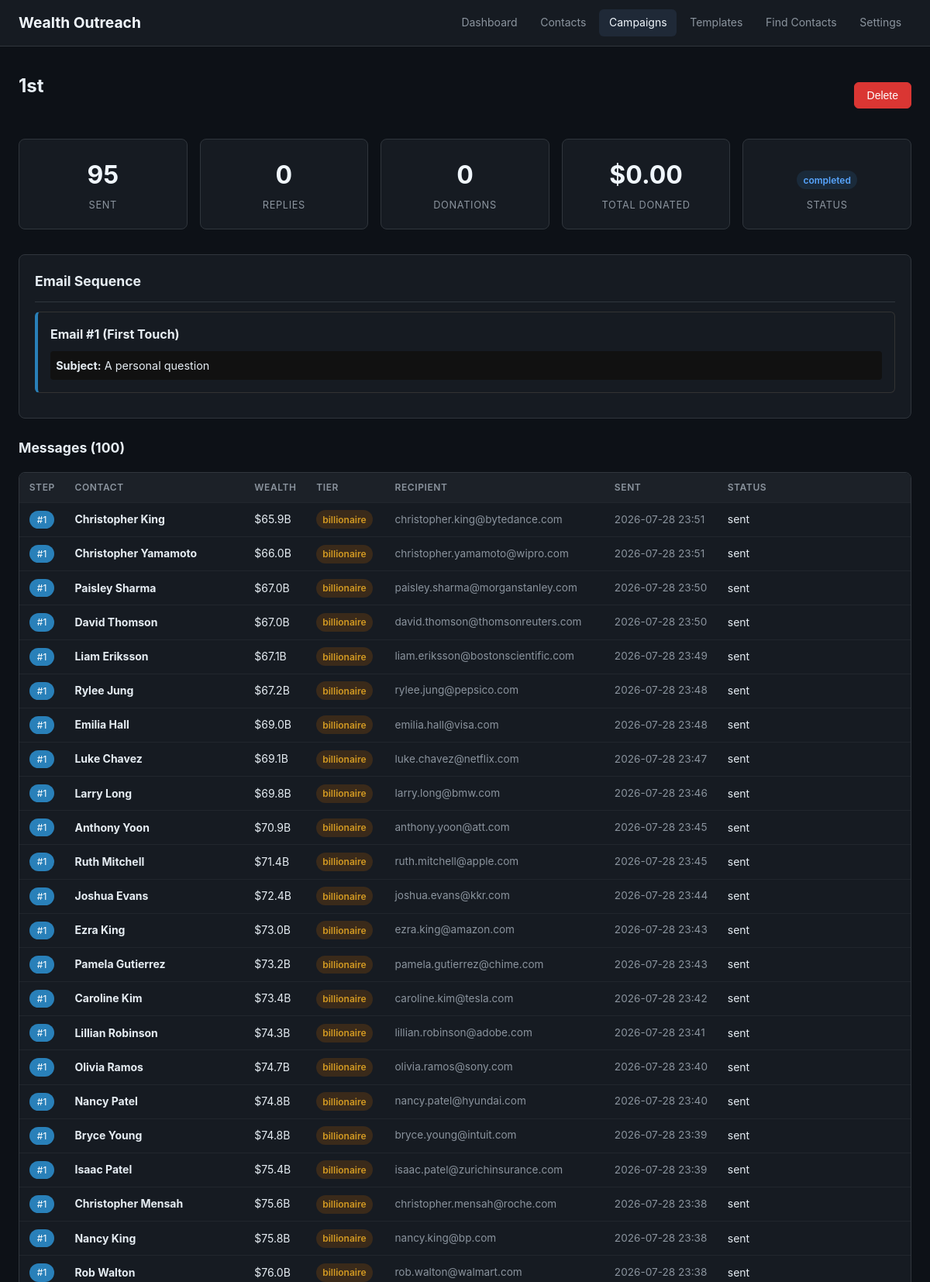
Page /campaign/1 (upper part) on the committed database.
### tables this page shows
CREATE TABLE campaigns (
            id INTEGER PRIMARY KEY AUTOINCREMENT,
            name TEXT NOT NULL,
            subject TEXT,
            body TEXT,
            target_count INTEGER DEFAULT 0,
            sent_count INTEGER DEFAULT 0,
            open_count INTEGER DEFAULT 0,
            reply_count INTEGER DEFAULT 0,
            donation_count INTEGER DEFAULT 0,
            donation_total REAL DEFAULT 0,
            status TEXT DEFAULT 'draft',
            created_at TIMESTAMP DEFAULT CURRENT_TIMESTAMP
        , follow_ups TEXT DEFAULT '[]', target_tier TEXT DEFAULT 'all');

CREATE TABLE messages (
            id INTEGER PRIMARY KEY AUTOINCREMENT,
            campaign_id INTEGER,
            contact_id INTEGER,
            recipient TEXT,
            subject TEXT,
            body TEXT,
            sent_at TIMESTAMP,
            opened_at TIMESTAMP,
            replied_at TIMESTAMP,
            reply_text TEXT,
            donated_amount REAL,
            status TEXT DEFAULT 'pending', step_index INTEGER DEFAULT 0,
            FOREIGN KEY (campaign_id) REFERENCES campaigns(id),
            FOREIGN KEY (contact_id) REFERENCES contacts(id)
        );

CREATE TABLE contacts (
            id INTEGER PRIMARY KEY AUTOINCREMENT,
            rank INTEGER,
            name TEXT NOT NULL,
            net_worth REAL,
            wealth_tier TEXT DEFAULT 'millionaire',
            source TEXT,
            industry TEXT,
            country TEXT,
            state TEXT,
            city TEXT,
            age INTEGER,
            email TEXT,
            phone TEXT,
            company TEXT,
            title TEXT,
            linkedin_url TEXT,
            website_url TEXT,
            notes TEXT,
            tags TEXT,
            status TEXT DEFAULT 'new',
            email_source TEXT,
            created_at TIMESTAMP DEFAULT CURRENT_TIMESTAMP,
            updated_at TIMESTAMP DEFAULT CURRENT_TIMESTAMP
        , twitter_handle TEXT, instagram_handle TEXT, annual_revenue REAL, employees INTEGER, founded_year INTEGER, funding_total REAL, education TEXT, philanthropy_focus TEXT, source_url TEXT, spouse TEXT, children INTEGER, residence TEXT, board_memberships TEXT);

### app.py (the view)
@app.route('/campaign/<int:id>')
def view_campaign(id):
    conn = get_db()
    campaign = dict(conn.execute('SELECT * FROM campaigns WHERE id = ?', (id,)).fetchone())
    try:
        campaign['follow_ups'] = json.loads(campaign.get('follow_ups', '[]'))
    except:
        campaign['follow_ups'] = []
    messages = conn.execute(
        'SELECT m.*, c.name as contact_name, c.net_worth, c.wealth_tier FROM messages m LEFT JOIN contacts c ON m.contact_id = c.id WHERE m.campaign_id = ? ORDER BY m.sent_at DESC',
        (id,)
    ).fetchall()
    stats = conn.execute(
        'SELECT COUNT(*) as total, SUM(CASE WHEN status="sent" THEN 1 ELSE 0 END) as sent, SUM(CASE WHEN replied_at IS NOT NULL THEN 1 ELSE 0 END) as replies, SUM(CASE WHEN donated_amount IS NOT NULL THEN 1 ELSE 0 END) as donations, COALESCE(SUM(donated_amount), 0) as donation_total FROM messages WHERE campaign_id = ?',
        (id,)
    ).fetchone()
    contact_stages = {}
    for m in messages:
        cid = m['contact_id']
        contact_stages[cid] = contact_stages.get(cid, 0) + 1
    conn.close()
    return render_template('campaign_view.html', campaign=campaign, messages=messages, stats=stats, contact_stages=contact_stages)

### models.py (called while the page is built)
def get_db():
    conn = sqlite3.connect(DB_PATH)
    conn.row_factory = sqlite3.Row
    conn.execute("PRAGMA journal_mode=WAL")
    conn.execute("PRAGMA foreign_keys=ON")
    return conn

### templates/campaign_view.html (shortened to what this page needs)
<!DOCTYPE html>
<html lang="en">
<head>
    <link rel="stylesheet" href="/static/style.css">
</head>
<body>
    <nav class="nav">
        <div class="nav-inner">
            <h1 class="nav-title">Wealth Outreach</h1>
            <div class="nav-links">
                <a href="/">Dashboard</a>
                <a href="/contacts">Contacts</a>
                <a href="/campaigns" class="active">Campaigns</a>
                <a href="/templates">Templates</a>
                <a href="/scrape">Find Contacts</a>
                <a href="/settings">Settings</a>
            </div>
        </div>
    </nav>
    <main class="container">
        <div class="flex-between">
            <h2>{{ campaign.name }}</h2>
            <div>
                <form method="POST" action="/campaign/{{ campaign.id }}/delete" style="display:inline" onsubmit="return confirm('Delete this campaign and all its messages?')">
                    <button class="btn btn-danger">Delete</button>
                </form>
            </div>
        </div>
        <div class="stats-grid">
            <div class="stat-card">
                <div class="stat-number">{{ stats.sent }}</div>
                <div class="stat-label">Sent</div>
            </div>
            <div class="stat-card">
                <div class="stat-number">{{ stats.replies }}</div>
                <div class="stat-label">Replies</div>
            </div>
            <div class="stat-card">
                <div class="stat-number">{{ stats.donations }}</div>
                <div class="stat-label">Donations</div>
            </div>
            <div class="stat-card">
                <div class="stat-number">${{ "%.2f"|format(stats.donation_total|float) }}</div>
                <div class="stat-label">Total Donated</div>
            </div>
            <div class="stat-card">
                <div class="stat-number">
                    <span class="badge badge-{{ campaign.status }}">{{ campaign.status }}</span>
                </div>
                <div class="stat-label">Status</div>
            </div>
        </div>
        <div class="card" style="margin-bottom:1.5rem">
            <h3>Email Sequence</h3>
            {% set all_emails = [{'subject': campaign.subject, 'body': campaign.body, 'delay_days': 0, 'label': 'First Touch'}] %}
            {% for email in all_emails %}
            <div class="sequence-step" style="border:1px solid #333;border-radius:6px;padding:1em;margin:0.75em 0;{% if loop.first %}border-left:4px solid #2980b9{% elif loop.index == 2 %}border-left:4px solid #27ae60{% elif loop.index == 3 %}border-left:4px solid #8e44ad{% else %}border-left:4px solid #d35400{% endif %}">
                <div style="display:flex;justify-content:space-between;align-items:center;margin-bottom:0.5em;">
                    <strong>{% if loop.first %}Email #1{% else %}Email #{{ loop.index }}{% endif %} ({{ email.label }})</strong>
                </div>
                <div style="background:#111;padding:0.5em;border-radius:4px;font-size:0.9rem;">
                    <strong>Subject:</strong> {{ email.subject }}
                </div>
            </div>
            {% endfor %}
        </div>
        <h3>Messages ({{ messages|length }})</h3>
        {% if messages %}
        <div class="table-wrap">
            <table>
                <thead>
                    <tr>
                        <th>Step</th>
                        <th>Contact</th>
                        <th>Wealth</th>
                        <th>Tier</th>
                        <th>Recipient</th>
                        <th>Sent</th>
                        <th>Status</th>
                    </tr>
                </thead>
                <tbody>
                    {% for m in messages %}
                    <tr>
                        <td><span class="step-badge step-{{ m.step_index or 0 }}">#{{ (m.step_index or 0) + 1 }}</span></td>
                        <td><strong>{{ m.contact_name or 'Unknown' }}</strong></td>
                        <td>{% if m.net_worth %}${{ "%.1f"|format(m.net_worth|float) }}B{% endif %}</td>
                        <td>{% if m.wealth_tier %}<span class="badge badge-{{ m.wealth_tier }}">{{ m.wealth_tier }}</span>{% endif %}</td>
                        <td class="muted">{{ m.recipient }}</td>
                        <td class="muted">{{ m.sent_at[:16] if m.sent_at else '—' }}</td>
                        <td>{{ m.status }}</td>
                    </tr>
                    {% endfor %}
                </tbody>
            </table>
        </div>
        {% else %}
        <div class="empty-state">
            <p>No messages yet. Launch the campaign to start sending.</p>
        </div>
        {% endif %}
    </main>
</body>
</html>

### static/style.css (style rules this page uses)
*, *::before, *::after { box-sizing: border-box; margin: 0; padding: 0; }
body { font-family: -apple-system, BlinkMacSystemFont, 'Segoe UI', Roboto, sans-serif; background: #0d1117; color: #e6edf3; line-height: 1.6; }
a { color: #58a6ff; text-decoration: none; }
.nav { background: #161b22; border-bottom: 1px solid #30363d; margin-bottom: 2rem; }
.nav-inner { max-width: 1200px; margin: 0 auto; padding: 0.75rem 1.5rem; display: flex; align-items: center; justify-content: space-between; }
.nav-title { font-size: 1.2rem; font-weight: 700; color: #f0f6fc; }
.nav-links { display: flex; gap: 0.25rem; }
.nav-links a { padding: 0.4rem 0.8rem; border-radius: 6px; color: #8b949e; font-size: 0.875rem; }
.nav-links a:hover, .nav-links a.active { color: #f0f6fc; background: #1f2937; text-decoration: none; }
.container { max-width: 1200px; margin: 0 auto; padding: 0 1.5rem 3rem; }
h2 { font-size: 1.5rem; margin-bottom: 1.5rem; }
h3 { font-size: 1.1rem; margin-bottom: 1rem; }
.stats-grid { display: grid; grid-template-columns: repeat(auto-fit, minmax(150px, 1fr)); gap: 1rem; margin-bottom: 2rem; }
.stat-card { background: #161b22; border: 1px solid #30363d; border-radius: 8px; padding: 1.25rem; text-align: center; }
.stat-number { font-size: 2rem; font-weight: 700; color: #f0f6fc; }
.stat-label { font-size: 0.8rem; color: #8b949e; text-transform: uppercase; letter-spacing: 0.05em; margin-top: 0.25rem; }
.card { background: #161b22; border: 1px solid #30363d; border-radius: 8px; padding: 1.25rem; }
.card h3 { border-bottom: 1px solid #30363d; padding-bottom: 0.75rem; margin-bottom: 0.75rem; }
.flex-between { display: flex; justify-content: space-between; align-items: center; margin-bottom: 1.5rem; flex-wrap: wrap; gap: 0.5rem; }
.table-wrap { overflow-x: auto; background: #161b22; border: 1px solid #30363d; border-radius: 8px; }
table { width: 100%; border-collapse: collapse; font-size: 0.875rem; }
th, td { padding: 0.6rem 0.8rem; text-align: left; border-bottom: 1px solid #21262d; white-space: nowrap; }
th { background: #1c2128; color: #8b949e; font-weight: 600; text-transform: uppercase; font-size: 0.75rem; letter-spacing: 0.05em; }
.muted { color: #8b949e; font-size: 0.85rem; }
.btn { display: inline-block; padding: 0.5rem 1rem; border-radius: 6px; font-size: 0.875rem; cursor: pointer; border: 1px solid #30363d; background: #21262d; color: #e6edf3; text-decoration: none; }
.btn-danger { background: #da3633; border-color: #da3633; color: #fff; }
.badge { display: inline-block; padding: 0.15rem 0.5rem; border-radius: 12px; font-size: 0.75rem; font-weight: 600; }
.badge-completed { background: #1a2a3a; color: #58a6ff; }
.badge-billionaire { background: #3a2a1a; color: #d29922; }

### templates/campaign_view.html (style rules this page uses)
.step-badge { display:inline-block; background:#2c3e50; color:#fff; border-radius:12px; padding:2px 10px; font-size:0.75rem; }
.step-badge.step-0 { background:#2980b9; }

### rows in the picture
campaigns: name "1st", status "completed", label "First Touch", subject "A personal question"
messages: (m.step_indexor0)+1 "1", contact_name "Christopher King", net_worth "65.9", wealth_tier "billionaire", recipient "christopher.king@bytedance.com", sent_at "2026-07-28 23:51", status "sent"
messages: (m.step_indexor0)+1 "1", name "Christopher Yamamoto", wealth_tier "billionaire", recipient "christopher.yamamoto@wipro.com", sent_at "2026-07-28 23:51", status "sent"
contacts: net_worth "66.0"
messages: (m.step_indexor0)+1 "1", name "Paisley Sharma", wealth_tier "billionaire", recipient "paisley.sharma@morganstanley.com", sent_at "2026-07-28 23:50", status "sent"
contacts: net_worth "67.0"
messages: (m.step_indexor0)+1 "1", name "David Thomson", wealth_tier "billionaire", recipient "david.thomson@thomsonreuters.com", sent_at "2026-07-28 23:50", status "sent"
contacts: net_worth "67.0"
messages: (m.step_indexor0)+1 "1", name "Liam Eriksson", wealth_tier "billionaire", recipient "liam.eriksson@bostonscientific.com", sent_at "2026-07-28 23:49", status "sent"
contacts: net_worth "67.1"
messages: (m.step_indexor0)+1 "1", name "Rylee Jung", wealth_tier "billionaire", recipient "rylee.jung@pepsico.com", sent_at "2026-07-28 23:48", status "sent"
contacts: net_worth "67.2"
messages: (m.step_indexor0)+1 "1", name "Emilia Hall", wealth_tier "billionaire", recipient "emilia.hall@visa.com", sent_at "2026-07-28 23:48", status "sent"
contacts: net_worth "69.0"
messages: (m.step_indexor0)+1 "1", name "Luke Chavez", wealth_tier "billionaire", recipient "luke.chavez@netflix.com", sent_at "2026-07-28 23:47", status "sent"
contacts: net_worth "69.1"
messages: (m.step_indexor0)+1 "1", name "Larry Long", wealth_tier "billionaire", recipient "larry.long@bmw.com", sent_at "2026-07-28 23:46", status "sent"
contacts: net_worth "69.8"
messages: (m.step_indexor0)+1 "1", name "Anthony Yoon", wealth_tier "billionaire", recipient "anthony.yoon@att.com", sent_at "2026-07-28 23:45", status "sent"
contacts: net_worth "70.9"
messages: (m.step_indexor0)+1 "1", name "Ruth Mitchell", wealth_tier "billionaire", recipient "ruth.mitchell@apple.com", sent_at "2026-07-28 23:45", status "sent"
contacts: net_worth "71.4"
messages: (m.step_indexor0)+1 "1", name "Joshua Evans", wealth_tier "billionaire", recipient "joshua.evans@kkr.com", sent_at "2026-07-28 23:44", status "sent"
contacts: net_worth "72.4"
messages: (m.step_indexor0)+1 "1", name "Ezra King", wealth_tier "billionaire", recipient "ezra.king@amazon.com", sent_at "2026-07-28 23:43", status "sent"
contacts: net_worth "73.0"
messages: (m.step_indexor0)+1 "1", name "Pamela Gutierrez", wealth_tier "billionaire", recipient "pamela.gutierrez@chime.com", sent_at "2026-07-28 23:43", status "sent"
contacts: net_worth "73.2"
messages: (m.step_indexor0)+1 "1", contact_name "Caroline Kim", net_worth "73.4", wealth_tier "billionaire", recipient "caroline.kim@tesla.com", sent_at "2026-07-28 23:42", status "sent"
messages: (m.step_indexor0)+1 "1", name "Lillian Robinson", wealth_tier "billionaire", recipient "lillian.robinson@adobe.com", sent_at "2026-07-28 23:41", status "sent"
contacts: net_worth "74.3"
messages: (m.step_indexor0)+1 "1", name "Olivia Ramos", wealth_tier "billionaire", recipient "olivia.ramos@sony.com", sent_at "2026-07-28 23:40", status "sent"
contacts: net_worth "74.7"
messages: (m.step_indexor0)+1 "1", contact_name "Nancy Patel", net_worth "74.8", wealth_tier "billionaire", recipient "nancy.patel@hyundai.com", sent_at "2026-07-28 23:40", status "sent"
messages: (m.step_indexor0)+1 "1", name "Bryce Young", wealth_tier "billionaire", recipient "bryce.young@intuit.com", sent_at "2026-07-28 23:39", status "sent"
contacts: net_worth "74.8"
messages: (m.step_indexor0)+1 "1", name "Isaac Patel", wealth_tier "billionaire", recipient "isaac.patel@zurichinsurance.com", sent_at "2026-07-28 23:39", status "sent"
contacts: net_worth "75.4"
messages: (m.step_indexor0)+1 "1", name "Christopher Mensah", wealth_tier "billionaire", recipient "christopher.mensah@roche.com", sent_at "2026-07-28 23:38", status "sent"
contacts: net_worth "75.6"
messages: (m.step_indexor0)+1 "1", name "Nancy King", wealth_tier "billionaire", recipient "nancy.king@bp.com", sent_at "2026-07-28 23:38", status "sent"
contacts: net_worth "75.8"
messages: (m.step_indexor0)+1 "1", contact_name "Rob Walton", net_worth "76.0", wealth_tier "billionaire", recipient "rob.walton@walmart.com", sent_at "2026-07-28 23:38", status "sent"

### other values in the picture
{{ stats.sent }} "95"
{{ stats.replies }} "0"
{{ stats.donations }} "0"
{{ "%.2f"|format(stats.donation_total|float) }} "0.00"
{{ messages|length }} "100"
